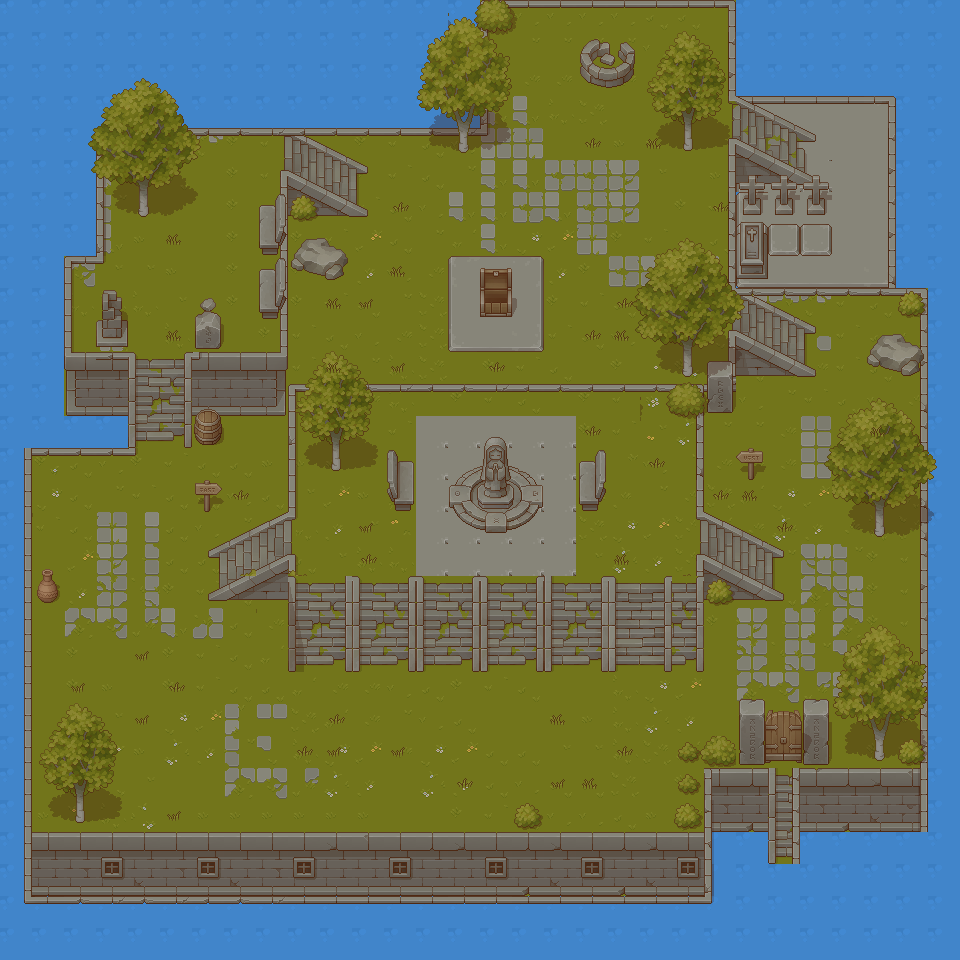

This game map was drawn from its Tiled (.tmx) file and the tilesets committed beside it. A one-line description and the trimmed map source follow:
An orthogonal 30x30 tile map with 32x32 px tiles, 18 tile layers (agua, piso-grass, piso-decor, estructura-base, ...), 12 tilesets and 108 objects.

<map version="1.10" tiledversion="1.12.1" orientation="orthogonal" renderorder="right-down" width="30" height="30" tilewidth="32" tileheight="32" infinite="0" nextlayerid="28" nextobjectid="286">
 <tileset firstgid="1" name="TX Struct" tilewidth="32" tileheight="32" tilecount="256" columns="16">
  <image source="../tilesets/Pixel Art Top Down - Basic v1.2.3/Texture/TX Struct.png" width="512" height="512" />
 </tileset>
 <tileset firstgid="257" name="TX Tileset Wall" tilewidth="32" tileheight="32" tilecount="256" columns="16">
  <image source="../tilesets/Pixel Art Top Down - Basic v1.2.3/Texture/TX Tileset Wall.png" width="512" height="512" />
 </tileset>
 <tileset firstgid="513" name="TX Plant" tilewidth="32" tileheight="32" tilecount="256" columns="16">
  <image source="../tilesets/Pixel Art Top Down - Basic v1.2.3/Texture/TX Plant.png" width="512" height="512" />
 </tileset>
 <tileset firstgid="769" name="TX Player" tilewidth="32" tileheight="32" tilecount="16" columns="4">
  <image source="../tilesets/Pixel Art Top Down - Basic v1.2.3/Texture/TX Player.png" width="128" height="128" />
 </tileset>
 <tileset firstgid="785" name="TX Props" tilewidth="32" tileheight="32" tilecount="256" columns="16">
  <image source="../tilesets/Pixel Art Top Down - Basic v1.2.3/Texture/TX Props.png" width="512" height="512" />
 </tileset>
 <tileset firstgid="1041" name="TX Shadow Plant" tilewidth="32" tileheight="32" tilecount="256" columns="16">
  <image source="../tilesets/Pixel Art Top Down - Basic v1.2.3/Texture/TX Shadow Plant.png" width="512" height="512" />
 </tileset>
 <tileset firstgid="1297" name="TX Shadow" tilewidth="32" tileheight="32" tilecount="256" columns="16">
  <image source="../tilesets/Pixel Art Top Down - Basic v1.2.3/Texture/TX Shadow.png" width="512" height="512" />
 </tileset>
 <tileset firstgid="1553" name="TX Tileset Stone Ground" tilewidth="32" tileheight="32" tilecount="64" columns="8">
  <image source="../tilesets/Pixel Art Top Down - Basic v1.2.3/Texture/TX Tileset Stone Ground.png" width="256" height="256" />
 </tileset>
 <tileset firstgid="1617" name="TX Tileset Grass" tilewidth="32" tileheight="32" tilecount="64" columns="8">
  <image source="../tilesets/Pixel Art Top Down - Basic v1.2.3/Texture/TX Tileset Grass.png" width="256" height="256" />
 </tileset>
 <tileset firstgid="1681" name="TX Props with Shadow" tilewidth="32" tileheight="32" tilecount="256" columns="16">
  <image source="../tilesets/Pixel Art Top Down - Basic v1.2.3/Texture/Extra/TX Props with Shadow.png" width="512" height="512" />
 </tileset>
 <tileset firstgid="1937" name="TX Plant with Shadow" tilewidth="32" tileheight="32" tilecount="256" columns="16">
  <image source="../tilesets/Pixel Art Top Down - Basic v1.2.3/Texture/Extra/TX Plant with Shadow.png" width="512" height="512" />
 </tileset>
 <tileset firstgid="2193" source="Water_tiles.tsx" />
 <layer id="20" name="agua" width="30" height="30">
  <data>[900 cells, 900 non-empty, 1 distinct tile ids]</data>
 </layer>
 <layer id="1" name="piso-grass" width="30" height="30">
  <data>[900 cells, 674 non-empty, 27 distinct tile ids]</data>
 </layer>
 <layer id="2" name="piso-decor" width="30" height="30">
  <data>[900 cells, 116 non-empty, 47 distinct tile ids]</data>
 </layer>
 <layer id="4" name="estructura-base" width="30" height="30">
  <data>[900 cells, 256 non-empty, 86 distinct tile ids]</data>
 </layer>
 <layer id="8" name="estructura-base2" width="30" height="30">
  <data>[900 cells, 69 non-empty, 29 distinct tile ids]</data>
 </layer>
 <layer id="27" name="escaleras" width="30" height="30">
  <data>[900 cells, 0 non-empty, 0 distinct tile ids]</data>
 </layer>
 <layer id="5" name="estructura-decor" width="30" height="30">
  <data>[900 cells, 18 non-empty, 16 distinct tile ids]</data>
 </layer>
 <layer id="6" name="estructura-estatuas" width="30" height="30">
  <data>[900 cells, 9 non-empty, 9 distinct tile ids]</data>
 </layer>
 <layer id="7" name="estructura-utils" width="30" height="30">
  <data>[900 cells, 27 non-empty, 15 distinct tile ids]</data>
 </layer>
 <layer id="12" name="objects" width="30" height="30">
  <data>[900 cells, 17 non-empty, 14 distinct tile ids]</data>
 </layer>
 <layer id="14" name="objects-over" width="30" height="30">
  <data>[900 cells, 24 non-empty, 15 distinct tile ids]</data>
 </layer>
 <layer id="21" name="cofre-closed" width="30" height="30">
  <data>[900 cells, 4 non-empty, 3 distinct tile ids]</data>
 </layer>
 <layer id="22" name="cofre-open" width="30" height="30">
  <data>[900 cells, 2 non-empty, 2 distinct tile ids]</data>
 </layer>
 <layer id="23" name="puerta-open" width="30" height="30">
  <data>[900 cells, 6 non-empty, 6 distinct tile ids]</data>
 </layer>
 <layer id="24" name="puerta-closed" width="30" height="30">
  <data>[900 cells, 6 non-empty, 6 distinct tile ids]</data>
 </layer>
 <layer id="9" name="plantas" width="30" height="30">
  <data>[900 cells, 162 non-empty, 60 distinct tile ids]</data>
 </layer>
 <layer id="10" name="arbustos" width="30" height="30">
  <data>[900 cells, 55 non-empty, 17 distinct tile ids]</data>
 </layer>
 <layer id="11" name="arbustos2" width="30" height="30">
  <data>[900 cells, 57 non-empty, 14 distinct tile ids]</data>
 </layer>
 <objectgroup color="#aa00ff" id="26" name="hongos">
  <object id="142" x="375" y="794" width="15" height="15" />
  <object id="144" x="166" y="783" width="15" height="15" />
  <object id="145" x="126.333" y="635.667" width="15" height="15" />
  <object id="146" x="245" y="470.5" width="15" height="14.5" />
  <object id="147" x="124" y="250" width="15" height="15" />
  <object id="148" x="387" y="249" width="15" height="15" />
  <object id="149" x="581" y="344" width="15" height="15" />
  <object id="150" x="670" y="168" width="15" height="15" />
  <object id="151" x="760" y="412" width="15" height="15" />
  <object id="152" x="566" y="742" width="15" height="15" />
  <object id="153" x="651" y="471" width="15" height="15" />
 </objectgroup>
 <objectgroup color="#ff0000" id="18" name="Coli">
  <object id="156" x="130.667" y="170.667" width="26.6667" height="48" />
  <object id="157" x="453.333" y="105.333" width="20" height="46.6667" />
  <object id="158" x="674.667" y="104" width="25.3333" height="49.3333" />
  <object id="159" x="866.667" y="488" width="25.3333" height="49.3333" />
  <object id="160" x="865.333" y="714.667" width="25.3333" height="48" />
  </objectgroup>
 <objectgroup color="#ff5500" id="25" name="inside-terrain" visible="0">
  <!-- 1 objects omitted --></objectgroup>
</map>
<!-- 92 of 108 objects omitted -->
